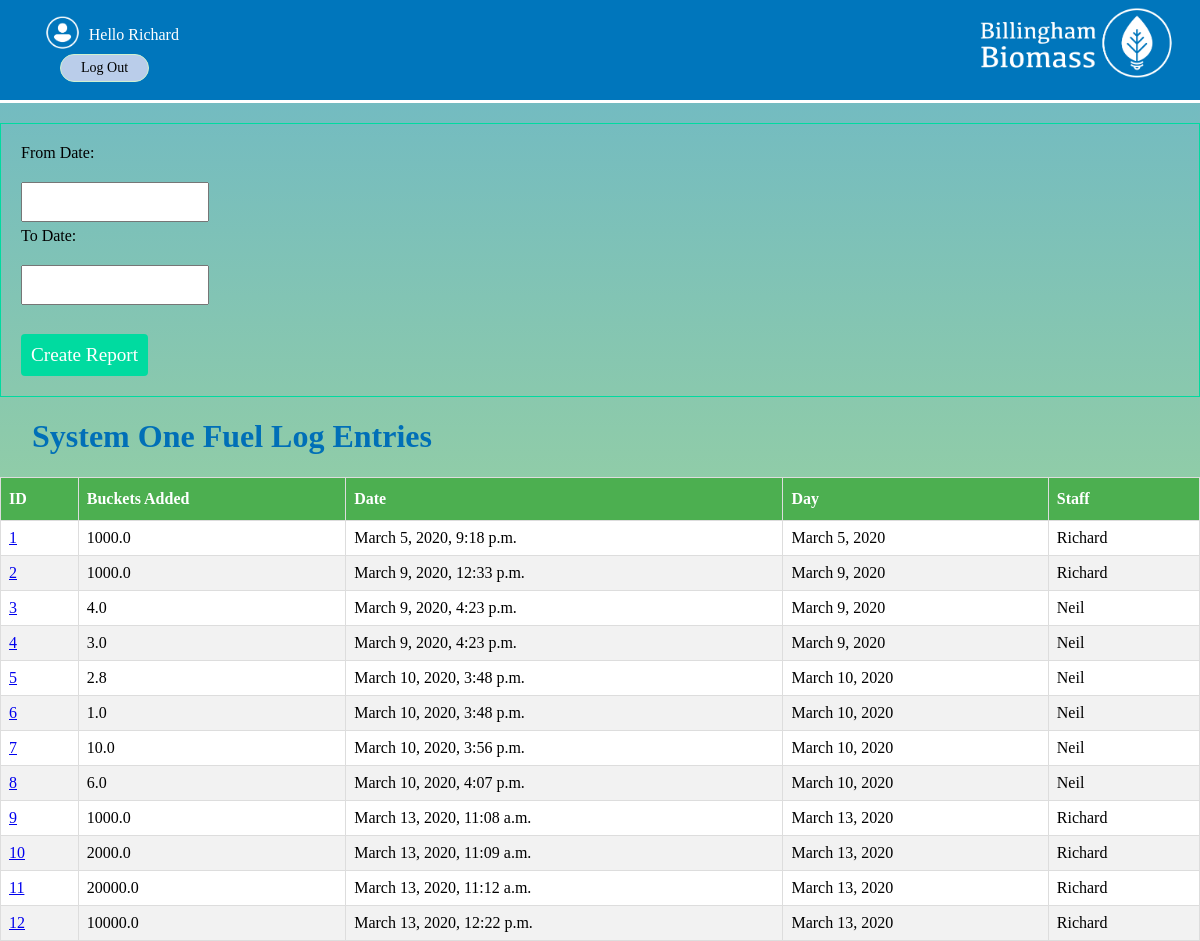
Page /reports/onefuellogreport (signed in) on the earlier database version.
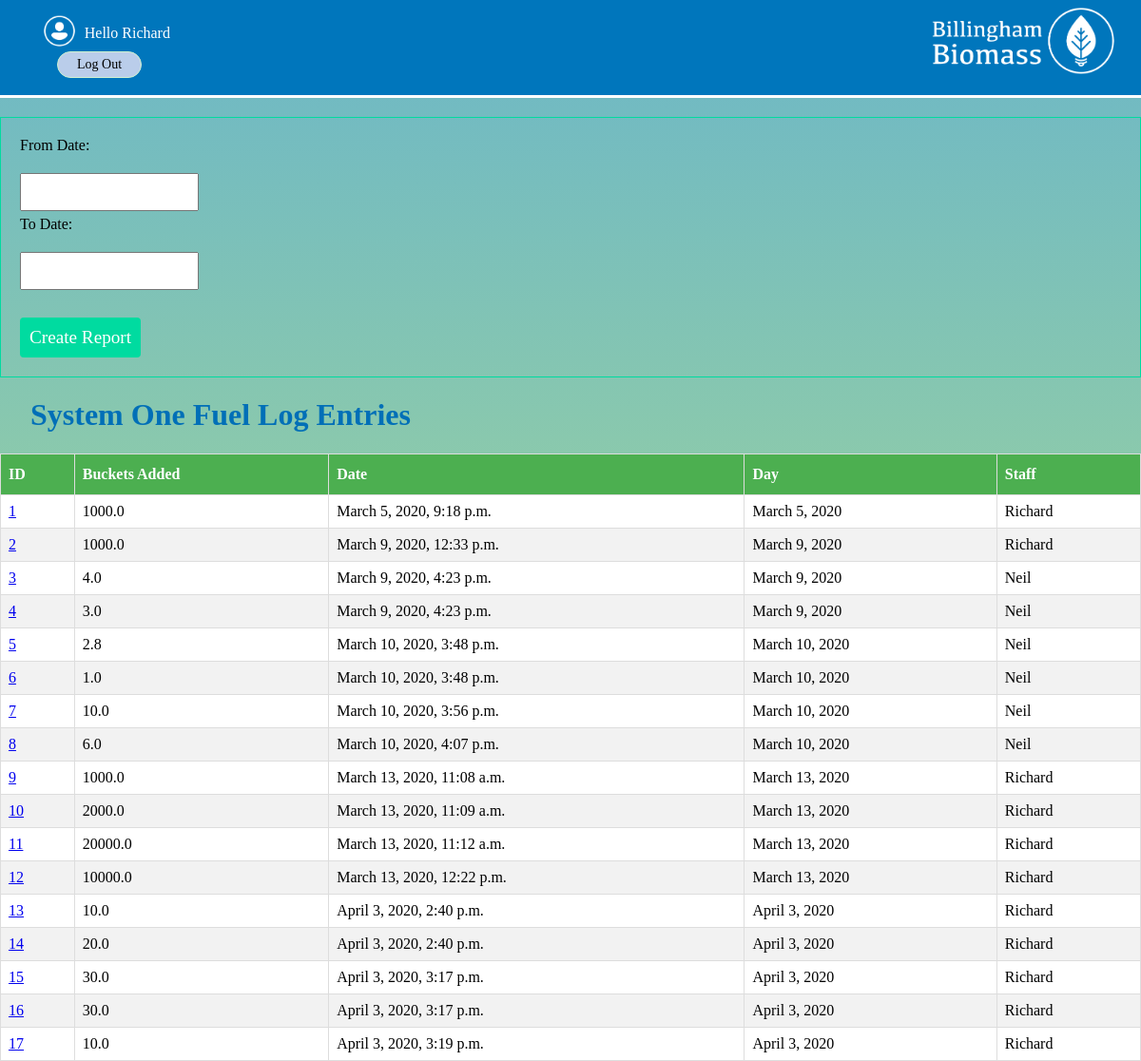
Same page on the later database version.
### systems/models.py (models this page shows, shortened)
class FuelLogSystemOneMod(models.Model):
    products = tuple(productsMod.objects.values_list('id', 'product_type'))
    buckets_added = models.FloatField()
    date = models.DateTimeField(auto_now_add = True)
    day = models.DateField(auto_now_add = True)
    staff = models.ForeignKey(User,on_delete=models.CASCADE)
    thumb = models.ImageField(blank=True,null=True)
    product = models.IntegerField(choices=products,default=0)

### reports/views.py (the view)
# urls.py: path('onefuellogreport',views.systemOneFuelLogReport, name='onefuellogreport'),
@login_required(login_url="/accounts/login/")
def systemOneFuelLogReport(request):
    entriesFuel = FuelLogSystemOneMod.objects.all().order_by('date')
    if request.method == 'POST':
        form = forms.ReportDateForm(request.POST)
        if form.is_valid():
            data = request.POST.copy()
            fromdate = data.get('fromdate')
            todate = data.get('todate')
            fromdate = fromdate.replace('/',' ')
            todate = todate.replace('/',' ')
            fromdate = datetime.strptime(fromdate,'%d %m %Y')
            todate = datetime.strptime(todate,'%d %m %Y')
            entriesFuel = FuelLogSystemOneMod.objects.filter(day__gte=fromdate,day__lte=todate).order_by('date')
            return render(request,'reports/systemonefuellogreport.html',{'form':form,'entriesFuel':entriesFuel})
    else:
        form = forms.ReportDateForm()
    return render(request,'reports/systemonefuellogreport.html',{'form':form,'entriesFuel':entriesFuel})

### reports/forms.py
class ReportDateForm(forms.ModelForm):
    fromdate = forms.DateField(widget=forms.DateInput(format = '%d/%m/%Y'), input_formats=('%d/%m/%Y',))
    todate = forms.DateField(widget=forms.DateInput(format = '%d/%m/%Y'), input_formats=('%d/%m/%Y',))
    def __init__(self, *args, **kwargs):
       super(ReportDateForm, self).__init__(*args, **kwargs)
       self.fields['fromdate'].label = "From Date"
       self.fields['todate'].label = "To Date"
    class Meta:
        model = models.DatesMod
        fields = ['fromdate','todate']

### reports/templates/reports/systemonefuellogreport.html (shortened to what this page needs)
{% extends 'base_layout.html' %}
{% block content %}
  <form class="site-form" action="{%url 'reports:onefuellogreport'%}" method="post">
      {{form}}
    <input type="submit" value="Create Report">
  </form>
<div class="fuelLog">
  <h1>System One Fuel Log Entries</h1>
  <table>
    <thead>
    <th>ID</th>
    <th>Buckets Added</th>
    <th>Date</th>
    <th>Day</th>
    <th>Staff</th>
    </thead>
    <tbody>
  {% for entryFuel in entriesFuel %}
  <tr>
      <td><a href="{% url 'systems:idfuellogsystemone' id=entryFuel.id%}">{{entryFuel.id}}</a></td>
      <td>{{entryFuel.buckets_added}}</td>
      <td>{{entryFuel.date}}</td>
      <td>{{entryFuel.day}}</td>
      <td>{{entryFuel.staff}}</td>
      </tr>
    {% endfor %}
    </tbody>
</div>
{% endblock %}

Differences in the rows shown:
added FuelLogSystemOneMod: id "13", buckets_added "10.0", date "April 3, 2020, 2:40 p.m.", day "April 3, 2020", staff "Richard"
added FuelLogSystemOneMod: id "14", buckets_added "20.0", date "April 3, 2020, 2:40 p.m.", day "April 3, 2020", staff "Richard"
added FuelLogSystemOneMod: id "15", buckets_added "30.0", date "April 3, 2020, 3:17 p.m.", day "April 3, 2020", staff "Richard"
added FuelLogSystemOneMod: id "16", buckets_added "30.0", date "April 3, 2020, 3:17 p.m.", day "April 3, 2020", staff "Richard"
added FuelLogSystemOneMod: id "17", buckets_added "10.0", date "April 3, 2020, 3:19 p.m.", day "April 3, 2020", staff "Richard"
